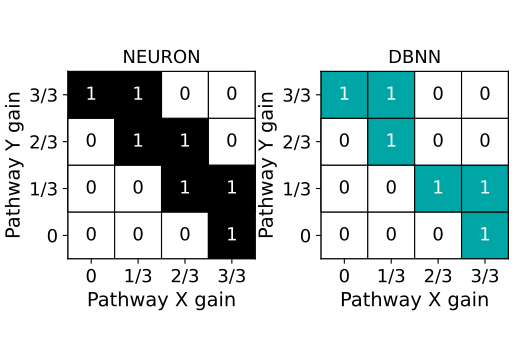

Write the Python code that produced this figure.
import csv
import os
from itertools import zip_longest
from pathlib import Path

import matplotlib
matplotlib.use("Agg")
import matplotlib.pyplot as plt
import numpy as np
from matplotlib.colors import ListedColormap

SCRIPT_DIR = Path(__file__).resolve().parent
ROOT = SCRIPT_DIR.parents[2]
DATA_DIR = ROOT / "nc_final_data" / "Figure5" / "Figure5_c2"
SOURCE_DIR = ROOT / "nc_final_source_data" / "Figure5" / "Figure5_c2"
LABELS = ("0", "1/3", "2/3", "3/3")




def write_columns(path, columns, arrays):
    values = [np.asarray(value) for value in arrays]
    if any(value.ndim != 1 for value in values) or len(columns) != len(values):
        raise ValueError("Unexpected source data shape")
    values = [value.astype(np.float64) if value.dtype == np.float32 else value for value in values]
    path.parent.mkdir(parents=True, exist_ok=True)
    temporary = path.with_name(f".{path.name}.{os.getpid()}.tmp")
    try:
        with temporary.open("w", encoding="utf-8", newline="") as stream:
            writer = csv.writer(stream)
            writer.writerow(columns)
            writer.writerows(zip_longest(*values, fillvalue=""))
        os.replace(temporary, path)
    finally:
        if temporary.exists():
            temporary.unlink()


def main():
    neuron = np.load(DATA_DIR / "neuron_output.npy", allow_pickle=False)
    dbnn = np.load(DATA_DIR / "dbnn_output.npy", allow_pickle=False)
    if neuron.shape != (4, 4) or dbnn.shape != (4, 4):
        raise ValueError("Unexpected figure data")
    columns = ("pathway_Y_gain",) + tuple(f"{model}_X_{gain}" for gain in LABELS for model in ("NEURON", "DBNN"))
    values = [LABELS] + [series[:, index] for index in range(4) for series in (neuron, dbnn)]
    write_columns(SOURCE_DIR / "Figure5_c2.csv", columns, values)
    fig, axes = plt.subplots(1, 2, figsize=(5.2, 3.6))
    fig.subplots_adjust(left=0.13, right=0.98, bottom=0.20, top=0.88, wspace=0.35)
    edges = np.arange(5) - 0.5
    for ax, values, title, color in ((axes[0], neuron, "NEURON", "black"), (axes[1], dbnn, "DBNN", "#00A6A6")):
        ax.pcolormesh(edges, edges, values, cmap=ListedColormap(["white", color]), vmin=0, vmax=1,
                      shading="flat", edgecolors="black", linewidth=0.8)
        ax.set_aspect("equal")
        ax.set_xlim(-0.5, 3.5)
        ax.set_ylim(-0.5, 3.5)
        ax.set_xticks(range(4), LABELS)
        ax.set_yticks(range(4), LABELS)
        ax.tick_params(axis="both", labelsize=13)
        ax.set_xlabel("Pathway X gain", fontsize=14)
        ax.set_ylabel("Pathway Y gain", fontsize=14)
        ax.set_title(title, fontsize=13)
        for y_index in range(4):
            for x_index in range(4):
                active = int(values[y_index, x_index])
                ax.text(x_index, y_index, str(active), ha="center", va="center", fontsize=13,
                        color="white" if active else "black")
    fig.savefig(SCRIPT_DIR / "Figure5_c2.pdf")
    plt.close(fig)


if __name__ == "__main__":
    main()
